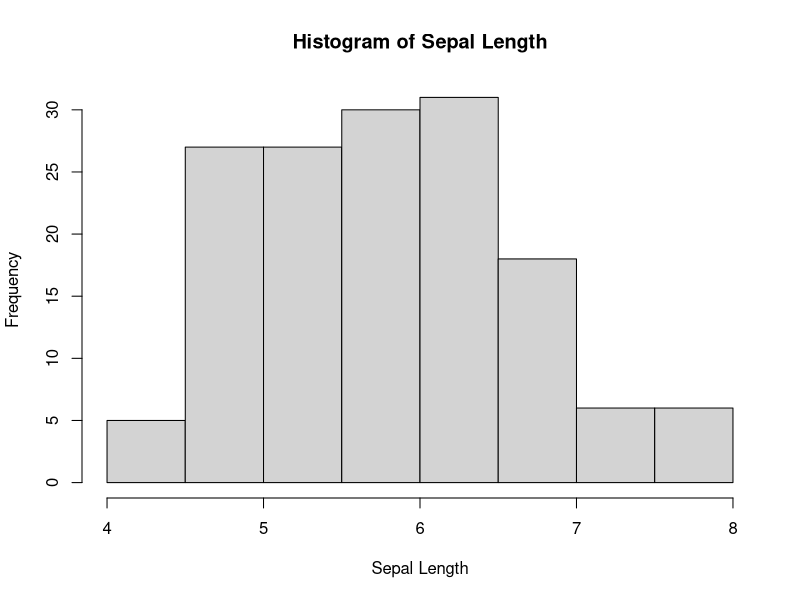
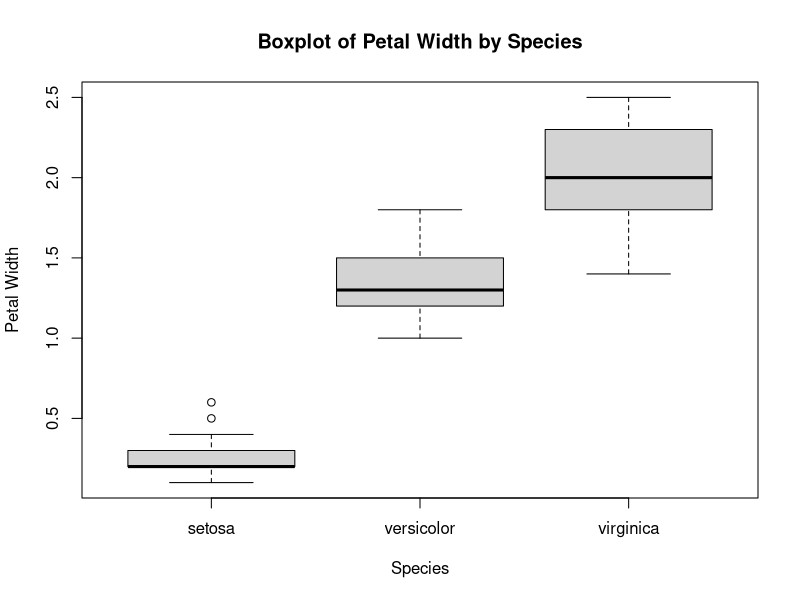
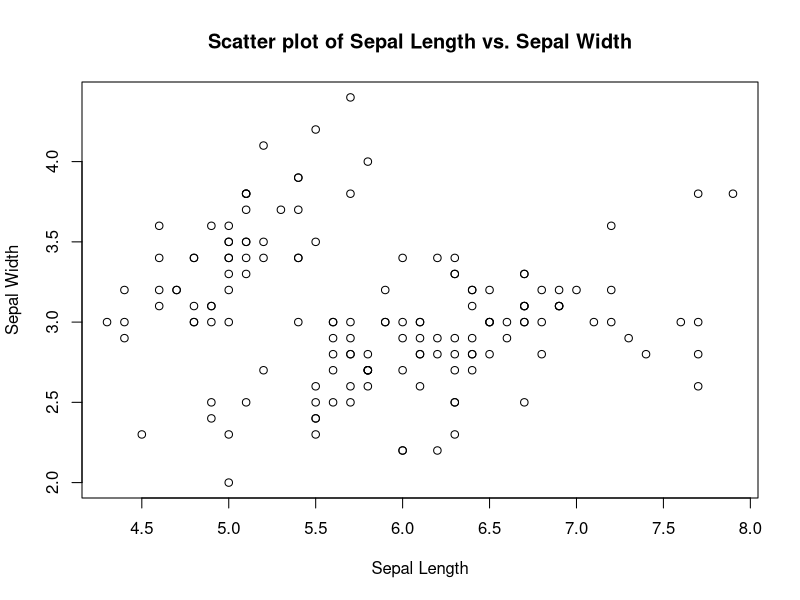

The R source for these figures, in order:
# Load the iris dataset
data(iris)

# Display the first few rows of the dataset
head(iris)

# Summary statistics
summary(iris)

# Histogram of Sepal Length
hist(iris$Sepal.Length, main="Histogram of Sepal Length", xlab="Sepal Length")

# Boxplot of Petal Width by Species
boxplot(Petal.Width ~ Species, data=iris, main="Boxplot of Petal Width by Species", xlab="Species", ylab="Petal Width")

# Scatter plot of Sepal Length vs. Sepal Width
plot(iris$Sepal.Length, iris$Sepal.Width, main="Scatter plot of Sepal Length vs. Sepal Width", xlab="Sepal Length", ylab="Sepal Width")

# Perform a t-test on Sepal Length between setosa and versicolor species
t_test_result <- t.test(Sepal.Length ~ Species, data=subset(iris, Species %in% c("setosa", "versicolor")))

# Print the t-test result
print(t_test_result)
